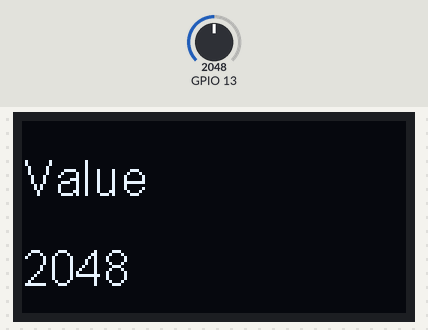
Recording of a sketch running on a simulated ESP32. On the bench: 128×64 one-colour display. Inputs (shaded band) come from the test bench; at power-on: GPIO 13 = 2048.

Above: at 1.2 s.
1.3 s: GPIO 13 set to 2866
At 2.2 s:
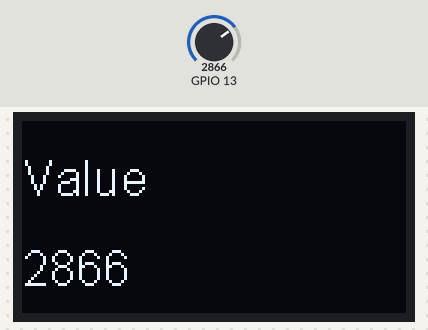
2.8 s: GPIO 13 set to 3603
At 4.0 s:
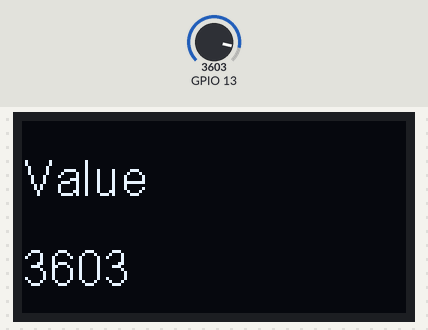
4.3 s: GPIO 13 set to 4095
At 5.7 s:
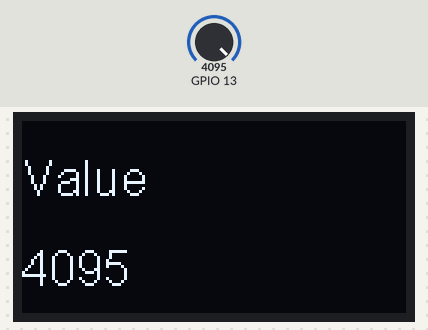
Timing chart, 0 to 7.3 s (numbered marks = the images above; inputs shaded):
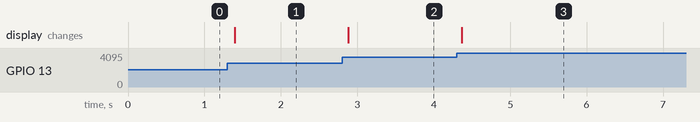

Measured:
- after the input at 1.3 s, the display: changes after 0.10 s (image 1)
- after the input at 2.8 s, the display: changes after 0.08 s (image 2)
- after the input at 4.3 s, the display: changes after 0.07 s (image 3)

The sketch:

w7-hw1.ino
```cpp
#include <Wire.h>
#include "SSD1306Wire.h"
SSD1306Wire  display(0x3c, 21, 22);

void setup() {
//    int input=analogRead(13);
    Serial.begin(115200);
    pinMode(13,INPUT);
    // Initialising the UI will init the display too.
    display.init();

    display.flipScreenVertically(); //畫面上下顛倒顯示

    display.setFont(ArialMT_Plain_10);   //設定字型與大小
}
void drawFontFaceDemo() {
  // Font Demo1
  // create more fonts at http://oleddisplay.squix.ch/
  display.setTextAlignment(TEXT_ALIGN_LEFT);
//  display.setFont(ArialMT_Plain_10);
//  display.drawString(0, 0, "Value");
  display.setFont(ArialMT_Plain_16);
  display.drawString(0, 10, "Value");

}
void loop() {
//  int input=analogRead(13);


//    display.setFont(ArialMT_Plain_16);   //設定字型與大小
//    display.drawString(0, 0, "Hello World");  //(x座標,y座標,"字串")
//    display.setFont(ArialMT_Plain_24);   //設定字型與大小
//    display.drawString(0, 16, "Hello World"); //(x座標,y座標,"字串")

   display.clear(); //清空畫面
    drawFontFaceDemo();
   display.setFont(ArialMT_Plain_16);
    display.setTextAlignment(TEXT_ALIGN_LEFT);
    display.drawString(0, 40, String(analogRead(13)));
     display.display(); //顯示畫面

//   Serial.println(input);
    delay(100);
}
```
